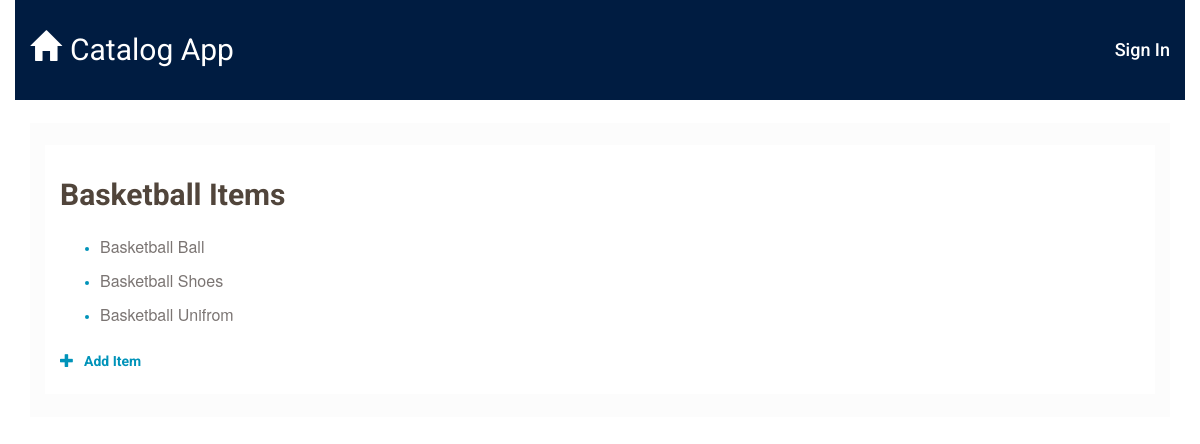
The app's page /catalog/2/items with its own data.
### database_setup.py (models this page shows, shortened)
class Catagories(Base):
    __tablename__ = 'catagories'
    id = Column(Integer, primary_key=True)
    name = Column(String(250), nullable=False)
    user_id = Column(Integer, ForeignKey('user.id'))
    user = relationship(User)

class CatalogItems(Base):
    __tablename__ = 'catalog_item'
    title = Column(String(100), nullable=False)
    id = Column(Integer, primary_key=True)
    description = Column(String(250))
    catagories_id = Column(Integer, ForeignKey('catagories.id'))
    catagories = relationship(Catagories)
    user_id = Column(Integer, ForeignKey('user.id'))
    user = relationship(User)

### application.py (the view)
@app.route('/catalog/<int:catagories_id>/items')
def showCatalogItem(catagories_id):
    DBSession = sessionmaker(bind=engine)
    session = DBSession()
    catagories = session.query(Catagories).filter_by(id=catagories_id).all()
    items = session.query(CatalogItems).filter_by(catagories_id=catagories_id).all()
    creator = getUserInfo(catagories[0].user_id)
    countItems = session.query(CatalogItems).filter_by(catagories_id=catagories_id).count()
    if 'username' not in login_session or creator.id != login_session['user_id']:
        return render_template('publicCatalog.html', items=items, catagories=catagories, countItems=countItems, creator=creator)
    else:
        return render_template('catalog.html', items=items, catagories=catagories, countItems=countItems, creator=creator)

### application.py (called while the page is built)
def getUserInfo(user_id):
    user = session.query(User).filter_by(id=user_id).one()
    return user

### templates/publicCatalog.html
{% extends "main.html" %}
{% block content %}
{% include "header.html" %}
<div class="col-md-12 content-page">
    <div class="col-md-12 title_content">
        <div class = 'pane'>
            {% for catagories in catagories %}
            <a href = "{{url_for('showCatagories', catagories_id=catagories.id)}}"> <h1 class="title">{{catagories.name}} Items</h1></a>
            {% endfor %}
            {% for i in items %}
            <a href="{{url_for('showItem',catagories_id=i.catagories.id,id=i.id)}}"><ul><li><p class="item_name">{{i.title}}</p></li></ul></a>
            {% endfor %}
            <p class="add_button"><a href = "/catalog/new"><span class="glyphicon glyphicon-plus" aria-hidden="true"></span>Add Item</a></p>
        </div>
    </div>
</div>
{% endblock %}

### static/styles.css (style rules this page uses)
* { font-family: "Helvetica Neue Bold", Roboto, Helvetica, Arial, sans-serif; font-weight: 700; }
h1 { font-family: "Helvetica Neue Light", Roboto, Helvetica, Arial, sans-serif; font-size: 30px; color: #51453B; line-height: 60px; font-weight: 300; }
.content-page { margin-top: 2%; padding-bottom: 2%; background: #FCFCFC; }
.title_content { background: #FFFFFF; margin-top: 2%; }
.add_button { margin: 2% 0; }
.title { font-family: "Helvetica Neue Light", Roboto, Helvetica, Arial, sans-serif; font-size: 30px; color: #51453B; line-height: 60px; font-weight: 300; font-weight: bold; }
p { font-family: "Helvetica Neue", Roboto, Helvetica, Arial, sans-serif; font-size: 16px; color: #7B7573; line-height: 24px; font-weight: 400; }
a { font-size: 14px; color: #0093B9; line-height: 17px; }
.glyphicon { margin-right: 10px; }

### records on screen
Catagories: name "Basketball"
CatalogItems: title "Basketball Ball"
CatalogItems: title "Basketball Shoes"
CatalogItems: title "Basketball Unifrom"
